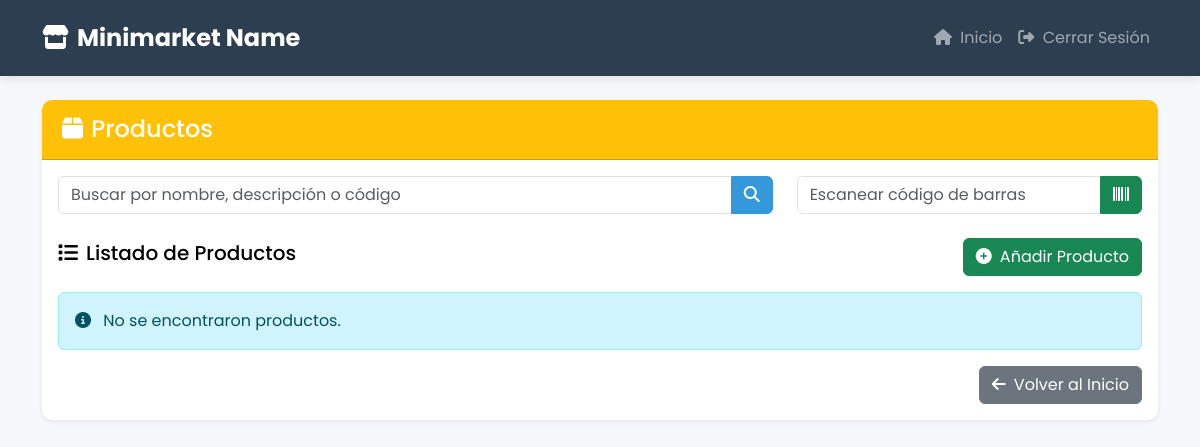
Before: /productos/ (signed in) with the older database file.
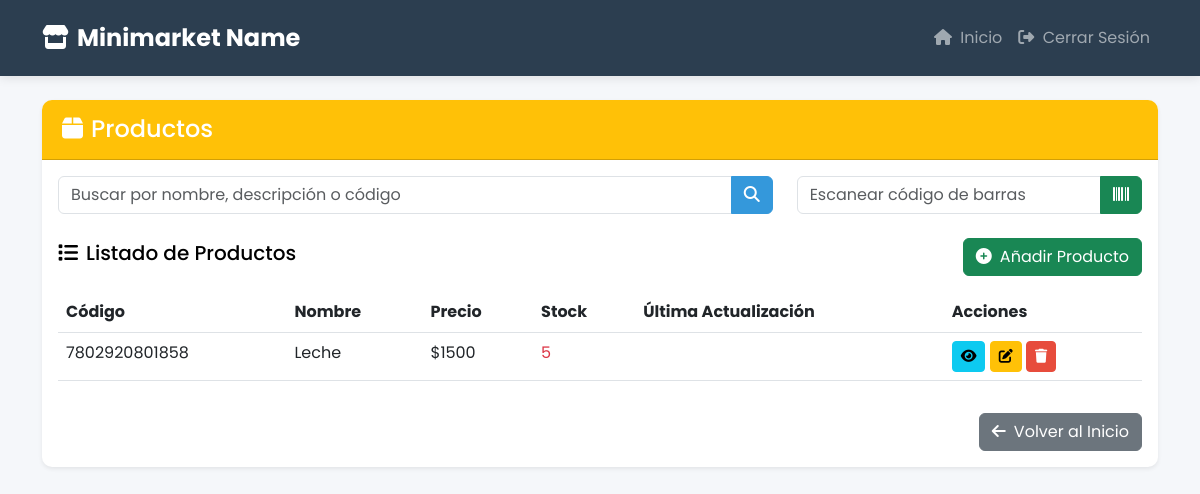
After: the same page with the newer database file.
### Tienda/models.py (models this page shows, shortened)
class Producto(models.Model):
    nombre = models.CharField(max_length=100)
    codigo_barras = models.CharField(max_length=50, unique=True)
    stock = models.IntegerField(default=0)
    precio = models.IntegerField(default=0)
    costo = models.IntegerField(default=0)
    minimal_stock = models.IntegerField(default=0)

### Tienda/views.py (the view, shortened to what this page needs)
# urls.py: path('productos/', views.productos, name='productos'),
@login_required
def productos(request):
    query = request.GET.get('q', '')
    codigo_barras = request.GET.get('codigo', '')
    if codigo_barras:
        productos_lista = Producto.objects.filter(codigo_barras=codigo_barras)
    elif query:
        productos_lista = Producto.objects.filter(
            Q(nombre__icontains=query) |
            Q(descripcion__icontains=query) |
            Q(codigo_barras__icontains=query)
        )
    else:
        productos_lista = Producto.objects.all()
    return render(request, 'Tienda/productos.html', {
        'productos': productos_lista,
        'query': query,
        'es_admin': request.user.is_superuser
    })

### Tienda/templates/Tienda/productos.html (shortened to what the changed rows need)
{% extends 'Tienda/base_layout.html' %}
{% block content %}
<div class="container mt-4">
    <div class="row">
        <div class="col-lg-12 mb-4">
            <div class="card border-0 shadow-sm">
                <div class="card-body">
                    <div class="row mb-4">
                        <div class="col-md-8">
                        </div>
                        <div class="col-md-4">
                        </div>
                    </div>
                    {% if es_admin %}
                    <div class="d-flex justify-content-between align-items-center mb-3">
                        <h5><i class="fas fa-list me-2"></i>Listado de Productos</h5>
                        <button class="btn btn-success" data-bs-toggle="modal" data-bs-target="#nuevoProductoModal">
                        </button>
                    </div>
                    {% if productos %}
                    <div class="table-responsive">
                        <table class="table table-hover">
                            <thead>
                                <tr>
                                    <th>Código</th>
                                    <th>Nombre</th>
                                    <th>Precio</th>
                                    <th>Stock</th>
                                    <th>Última Actualización</th>
                                    <th>Acciones</th>
                                </tr>
                            </thead>
                            <tbody>
                                {% for producto in productos %}
                                <tr>
                                    <td>{{ producto.codigo_barras }}</td>
                                    <td>{{ producto.nombre }}</td>
                                    <td>${{ producto.precio }}</td>
                                    <td>
                                        {% if producto.stock <= 5 %}
                                        <span class="text-danger">{{ producto.stock }}</span>
                                        {% else %}
                                        <span class="text-success">{{ producto.stock }}</span>
                                        {% endif %}
                                    </td>
                                    <td>{{ producto.fecha_actualizacion|date:"d/m/Y H:i" }}</td>
                                    <td>
                                        <button class="btn btn-sm btn-info ver-producto" data-id="{{ producto.id }}">
                                            <i class="fas fa-eye"></i>
                                        </button>
                                        <button class="btn btn-sm btn-warning editar-producto" data-id="{{ producto.id }}">
                                            <i class="fas fa-edit"></i>
                                        </button>
                                        <button class="btn btn-sm btn-danger eliminar-producto" data-id="{{ producto.id }}">
                                            <i class="fas fa-trash"></i>
                                        </button>
                                    </td>
                                </tr>
                                {% endfor %}
                            </tbody>
                        </table>
                    </div>
                    {% else %}
                    <div class="alert alert-info">
                        <i class="fas fa-info-circle me-2"></i>
                        No se encontraron productos{% if query %} con el término "{{ query }}"{% endif %}.
                    </div>
                    {% endif %}
                    {% endif %}
                    <div class="d-flex justify-content-end mt-3">
                        <a href="{% url 'home' %}" class="btn btn-secondary">
                        </a>
                    </div>
                </div>
            </div>
        </div>
    </div>
</div>
{% endblock %}

Changed rows visible on the page:
added Producto: codigo_barras "7802920801858", nombre "Leche", precio "1500", stock "5"
Other visible differences:
text no longer shown: "No se encontraron productos ."
text now shown: "Código Nombre Precio Stock Última Actualización Acciones"
